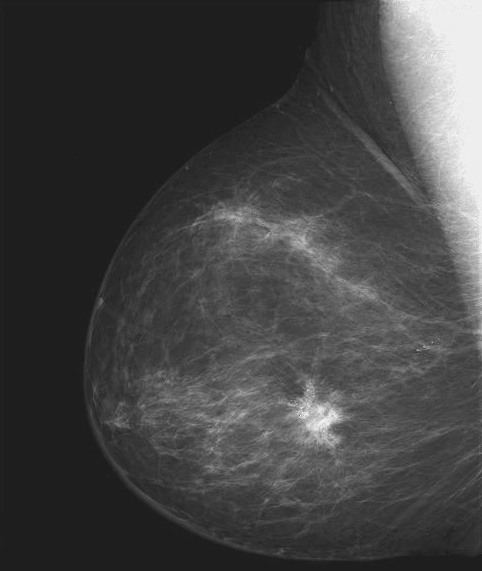
%> input picture Fig0304(a)(breast_digital_Xray).tif, 482 x 571 px
$ octave Enhancement1_ELEG4512.m   (GNU Octave 9; MATLAB toolbox functions it lacks are replaced by stand-ins)
%> lines starting %> are read from the running program, lines starting %| are printed output that depends on the picture; in (x1, y1, x2, y2) boxes, pixels count from 0 and x2, y2 are one past the last pixel; in counts of white or black regions, pixels touching at a corner belong together; the program's own positions count from 1
%% Negative tranform %
clc;
clear all;
I=imread('Fig0304(a)(breast_digital_Xray).tif');
%> I is the input picture: size 571x482 uint8; min 21, max 255, mean 66.7
I_new=255-I;
figure;
subplot(1,2,1);imshow(I); title('original')
subplot(1,2,2);imshow(I_new);title('Image with negative transform');


%% gamar transform with gamma<1 %
I=imread('Fig0308(a)(fractured_spine).tif');
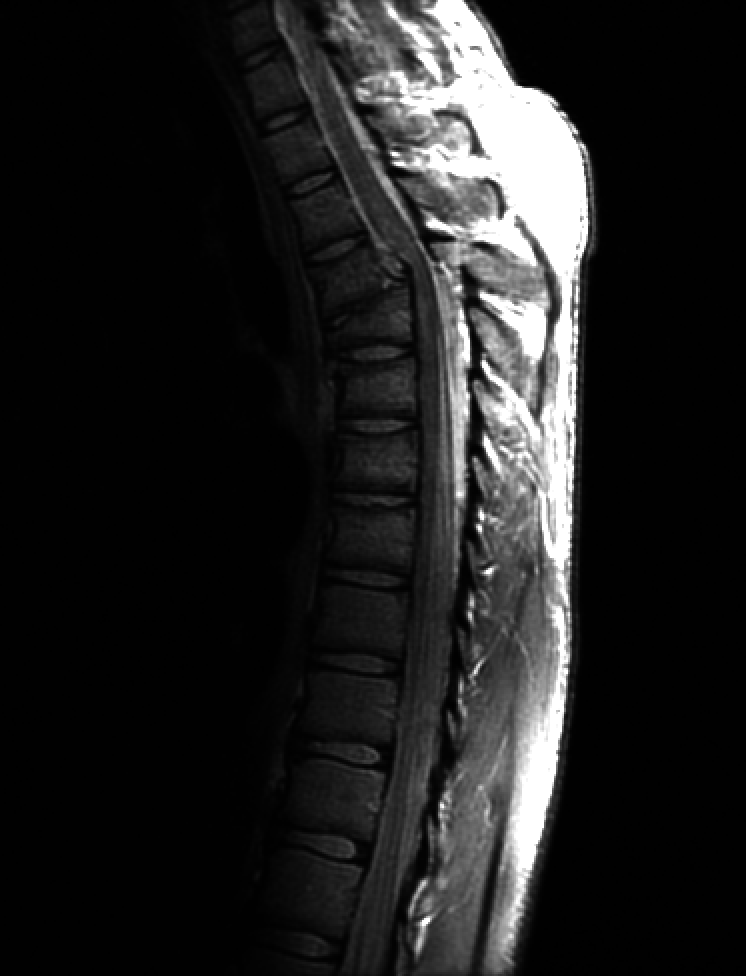
%> input picture Fig0308(a)(fractured_spine).tif, 746 x 976 px
%> I is the input picture: size 976x746 uint8; min 0, max 255, mean 32.6
gamma1=0.6;
gamma2=0.3;
gamma3=0.4;

I_new1=imadjust(I,[],[],gamma1);% help imadjust to find the meaning of this inner function
I_new2=imadjust(I,[],[],gamma2);
I_new3=imadjust(I,[],[],gamma3);

figure;
subplot(2,2,1);imshow(I);title('original');
subplot(2,2,2);imshow(I_new1);title('gamma=0.6');
subplot(2,2,3);imshow(I_new2);title('gamma=0.3');
subplot(2,2,4);imshow(I_new3);title('gamma=0.4');


%% gamar transform with gamma>1 %
clc
clear
I=imread('aerial.tif');
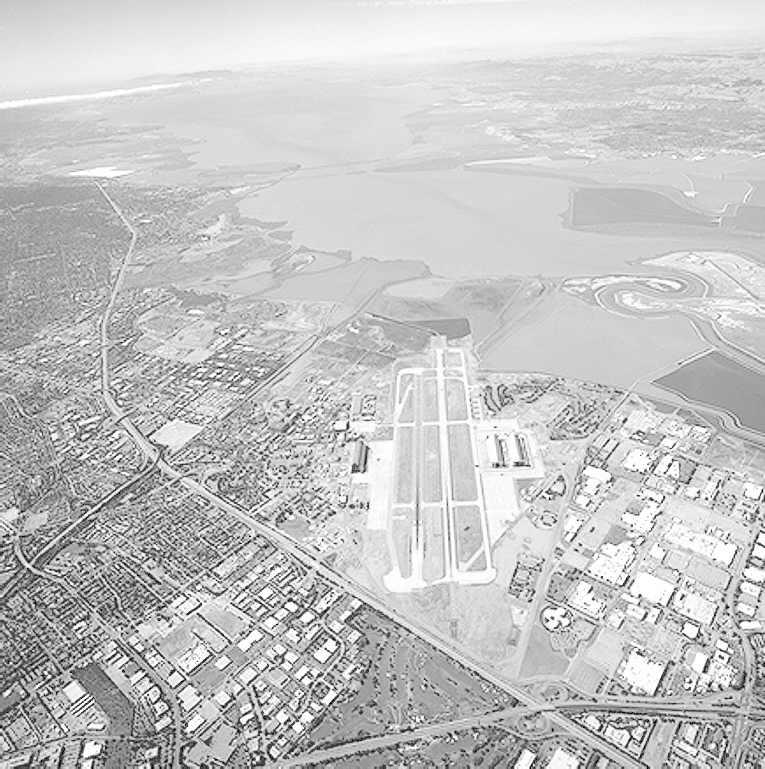
%> input picture aerial.tif, 765 x 769 px
%> I is the input picture: size 769x765 uint8; min 0, max 255, mean 197.1

gamma1=3;
gamma2=4;
gamma3=5;

I_new1=imadjust(I,[],[],3);
%> I_new1: size 769x765 uint8
I_new2=imadjust(I,[],[],4);
%> I_new2: size 769x765 uint8
I_new3=imadjust(I,[],[],5);
%> I_new3: size 769x765 uint8


figure;
subplot(2,2,1);imshow(I);title('original');
subplot(2,2,2);imshow(I_new1);title('gamma=3');
subplot(2,2,3);imshow(I_new2);title('gamma=4');
subplot(2,2,4);imshow(I_new3);title('gamma=5');


%% Contrast streching examples %
figure;
r1 = 100; s1 = 40;
r2 = 141; s2 = 216;
a = (s1/r1);
b = ((s2-s1)/ (r2-r1));
c = ((255-s2)/ (255-r2));
k = 0:r1;
y1 = a*k;
plot (k,y1); hold on;

k = r1: r2;
y2 = b*(k - r1) + a*r1;
plot (k,y2);

k = r2+1:255;
y3 = c*(k-r2) + b*(r2-r1)+a*r1;
plot (k,y3);

xlim([0 255]);
ylim([0 255]);
xlabel('input gray level, r');
ylabel('outphut gray level, s');
title('Form of transformation');
%> figure, not shown here; curve peaks at x = 100, y = 40; curve peaks at x = 141, y = 216; curve peaks at x = 255, y = 255


f = imread('Fig3.10(b).tif');
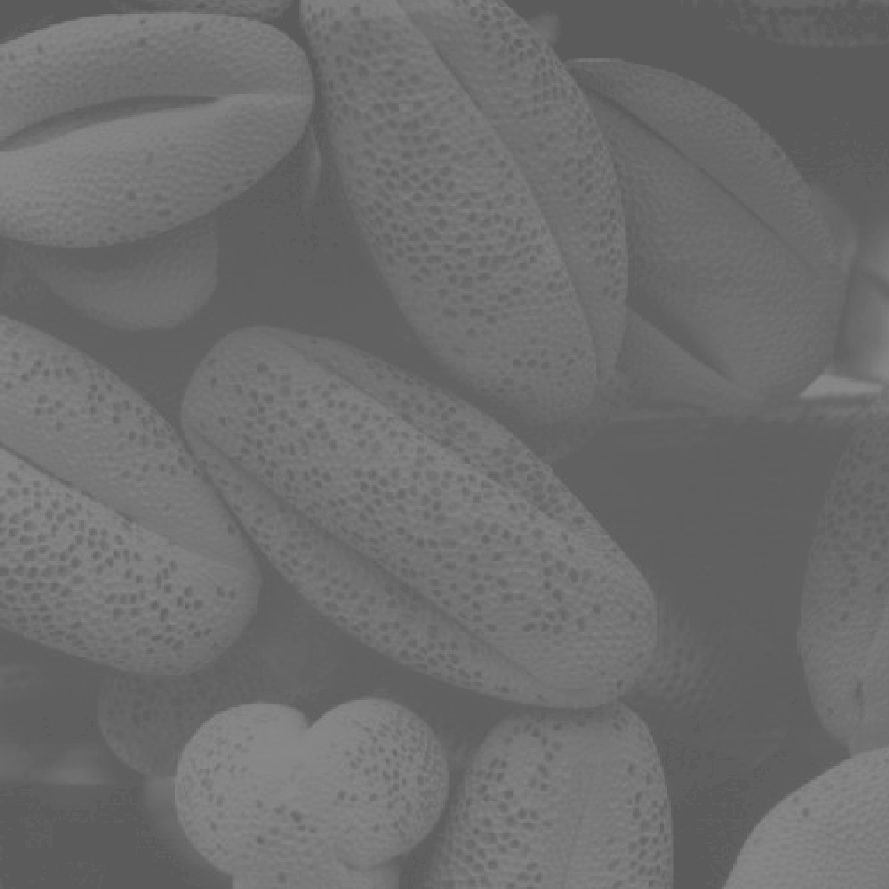
%> input picture Fig3.10(b).tif, 889 x 889 px
%> f is the input picture: size 889x889 uint8; min 91, max 138, mean 109.1
[m, n] = size (f);
%> m = 889; n = 889
for i = 1:m
    for j = 1:n
        if((f(i,j)>=0) & (f(i,j)<=r1))
            g(i,j) = a*f(i,j);
        else
            if((f(i,j)>r1) & (f(i,j)<=r2))
                g(i,j) = ((b*(f(i,j)-r1)+(a*r1)));
            else
                if((f(i,j)>r2) & (f(i,j)<=255))
                    g(i,j) = ((c*(f(i,j)-r2)+(b*(r2-r1)+(a*r1))));
                end
            end
        end
    end
end
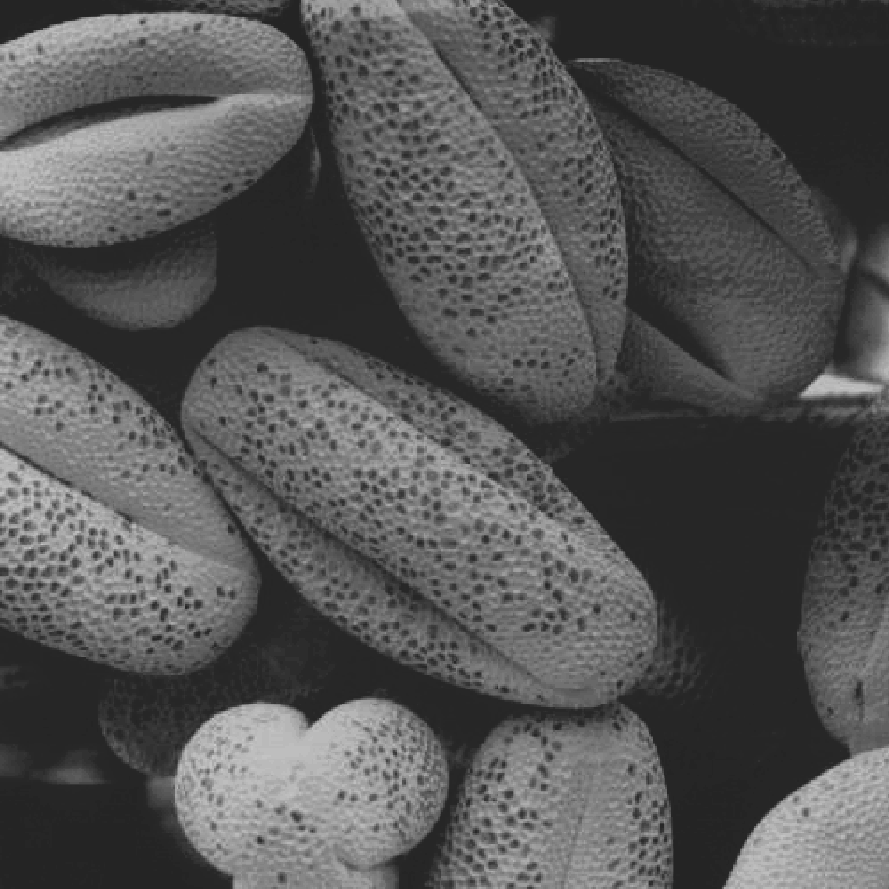
%> g: size 889x889 uint8; min 36, max 203, mean 84.4
figure;
subplot(1,2,1),imshow(f); title('orginial image');
subplot(1,2,2),imshow(g); title('Image with Contrast streching');


%% Intensity level slicing examples %
img1 = imread('kidney.tif');
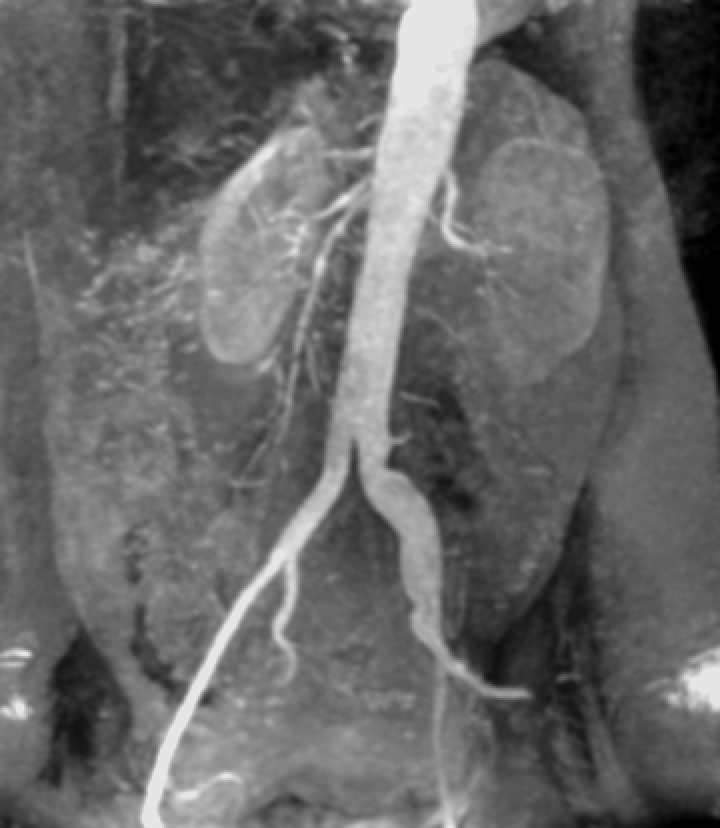
%> input picture kidney.tif, 720 x 828 px
%> img1 is the input picture: size 828x720 uint8; min 0, max 230, mean 103.5
imshow(img1)
img2 = img1;
img3 = img1;
% Binary Gray-level Slicing Transform
x = 0:255;
y1 = 10*ones(size(x));
y1(128:240) = 200;
img2(find(img1>=128 & img1<=240)) = 200;
img2(find(img1<128)) = 10;
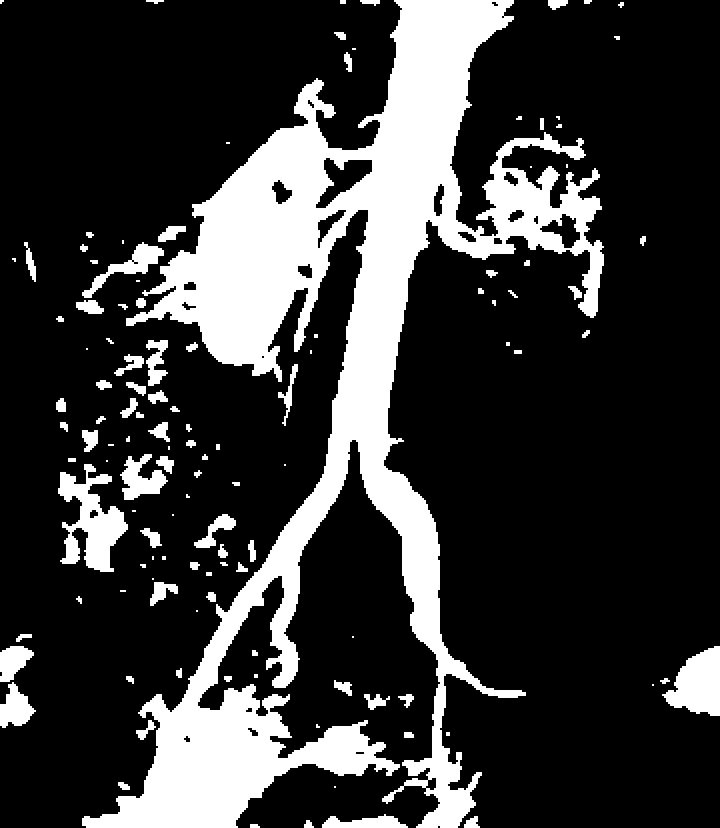
%> img2: size 828x720 uint8; values 10 (black) and 200 (white), 22% white; 121 white regions (31 under 20 px), largest, box (x1, y1, x2, y2) and area: (82, 0, 604, 828) 112004, (58, 464, 128, 572) 3640, (662, 646, 720, 716) 2620
img2(find(img1>240)) = 10;

% Linear Gray-level Slicing Transform

y2 = x;
y2(100:130) = 200;
img3(find(img1>=128 & img1<=240)) = 200;

figure;
subplot(2,2,1); plot(x,y1); title('Binary Gray-level Slicing Transform');
axis([0 255 0 255]); xlabel('Input Gray Level, r');
ylabel('Output Gray Level, s');

subplot(2,2,2); plot(x,y2); title('Linear Gray-level Slicing Transform');
axis([0 255 0 255]); xlabel('Input Gray Level, r');
ylabel('Output Gray Level, s');

subplot(2,2,3); imshow(img2); title('Original Aerial Road Image');
subplot(2,2,4); imshow(img3); title('Binary Gray-level Sliced Image');


%% Plot image histogram %
I1=imread('hist1.tif');
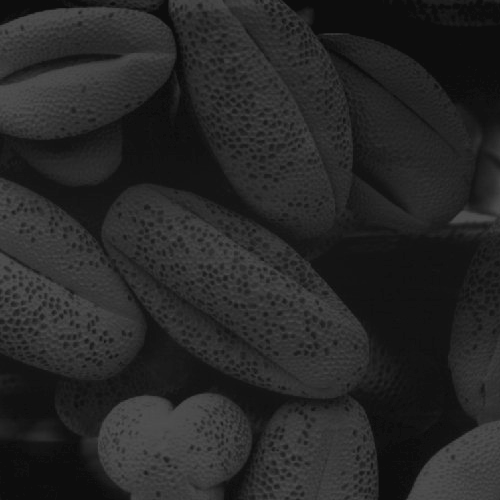
%> input picture hist1.tif, 500 x 500 px
%> I1 is the input picture: size 500x500 uint8; min 13, max 83, mean 38.7
%> (the run ends here)
